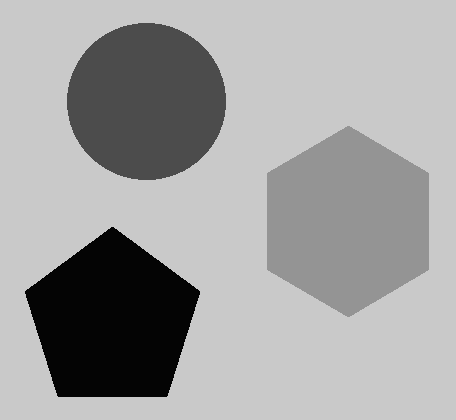
#> input picture Img/NewImg2.tiff, 456 x 420 px, found by its file name; its folder holds only this picture in this run
$ jupyter execute --allow-errors 'kernel schen-SMC-B.ipynb'   (shell and % lines are left out)
#> lines starting #> are read from the running program, lines starting #| are printed output that depends on the picture
[cell 1]
%pylab inline
import matplotlib.pyplot as plt
import numpy as np
import cv2
np.seterr(all='raise')

[cell 2]
def nd(l):
    return np.array(l,dtype=float)
def Vis(U):
# Visualizing A Cluster
    img=U/U.max()
    img=(img*255).astype(int)
    plt.imshow(img,cmap='gray')
    plt.show()
def VisCrisp(U):
    img=(U==numpy.amax(U,axis=(0)))*255
    for Map in img:
        Vis(Map)

[cell 3]
def normalizeImage(img):
    minPx,maxPx=img.min(),img.max()
    NormalizedImg = (img-minPx)/(maxPx-minPx)
    return NormalizedImg

[cell 4]
from scipy.signal import convolve2d
def conv(Mat,ngb):
    if(ngb==0):
        return np.zeros(Mat.shape)
    ngbhd=2*ngb+1
    Filter=np.ones((ngbhd, ngbhd))
    Filter[ngb,ngb]=0
    Filter/=ngbhd**2 - 1
    for i in range(Mat.shape[0]):
        Mat[i]=convolve2d(Mat[i], Filter, mode='same', boundary='fill', fillvalue=0)
    return Mat

[cell 5]
def getVar(X):
    n=X.size
    mean=X.sum()/n
    Var=np.power(X-mean,2)
    return Var.sum()/n

def randomVMatGen(clusters):
    #V is the Centroid matrix
    return np.random.rand(clusters)

def UpCen(U,K,x,Lambda,ngb):
    delta = float("0.1e-9")
    T1=K*x+Lambda*conv(K*x,ngb)
    T2=K+Lambda*conv(K,ngb)
    R1=(U*T1).sum(axis=(1,2) )
    R2=(U*T2).sum(axis=(1,2) )
    Result= (R1+delta)/(R2+delta)
    return Result

def getCentroids(X,U,K,Lambda,c,m,ngb):
    #U=1-sugenoNeg(U)
    V= UpCen(np.power(U,m),K,X,Lambda,ngb)
    return V

def d2(X,Y):
    return (np.power(X-Y,2))

def updateMatU(X,V,Var,Lambda,c,m,ngb):
    D2=d2(X[np.newaxis,:,:],V[:,np.newaxis,np.newaxis])
    K=np.exp(-D2/Var)
    U=1-K+Lambda*np.power(conv(1-K,ngb),m)
    U=np.power(U,-1/(m-1))
    U=U/U.sum(axis=0)
    return [U,K]

[cell 6]
def fcm(mu,m=2,c=4,Lambda=0.01,ngb=1,e=0.0001,maxIter=200):
    X=nd(mu)
    Var=getVar(X)
    V=randomVMatGen(c)
    ind=1
    U=zeros_like(X)
    while ind<maxIter:
        U_prev=U
        U,K=updateMatU(X,V,Var,Lambda,c,m,ngb)
        V=getCentroids(X,U,K,Lambda,c,m,ngb)
        if (np.absolute(U-U_prev)).max() < e:
            break
        ind+=1
    print(ind)
    return U,V

[cell 7]
def printImg(img):
    plt.imshow(img,cmap='gray')
    plt.show()

def GetImg(FileName):
    import os
    cwd = os.getcwd()
    img = cv2.imread(cwd+'\\Img\\'+FileName, cv2.IMREAD_GRAYSCALE)
    return img

def GetMap(U):
    Map=(U==numpy.amax(U,axis=(0))).astype(int)
    return Map

def GetGroundTurthMaps(FileName='NewImg2.tiff'):
    import os
    cwd = os.getcwd()
    img1 = GetImg(FileName)
    uniq=np.unique(img1)
    uniq.sort()
    Map=[]
    for i in range(uniq.size):
        Map.append(img1==uniq[i])
    return nd(Map),uniq,img1

def GetResMaps(res,getGrndTruth=0):
    img=GetImg('NewImg2.tiff')
    Maps=GetMap(res[0])
    Maps=nd(Maps)
    Avg=np.zeros(Maps.shape[0])
    for i in range(Maps.shape[0]):
        if Maps[i].sum() == 0:
            Avg[i]=0
        else:
            Avg[i]=(img*Maps[i]).sum()/Maps[i].sum()
    Ord=numpy.argsort(Avg)
    Maps=Maps[Ord]
    #Maps=Maps*Inten[:,np.newaxis,np.newaxis] #To get the colored resultant
    return Maps

[cell 8]
def DiceScore(G,R):
    intersectionPx=2*(G*R).sum(axis=(1,2))
    return intersectionPx/(G+R).sum(axis=(1,2))
def AvgSegAcc(G,R):
    intersectionPx=(G*R).sum()
    return intersectionPx/G.sum()
def Scores(G,R):
    return DiceScore(G,R),AvgSegAcc(G,R)

def GetScores(FileName,G,printResMap=1):
    res=fcm(GetImg(FileName))
    R=GetResMaps(res)
    if printResMap:
        for seg in R:
            printImg(seg)
    return Scores(G,R)

def GetAllImgScores(printResMap=1):
    import os
    path = os.getcwd()+'\\Img'
    Files=os.listdir(path)
    G,a,b=GetGroundTurthMaps()
    FilesScr={}
    for file in Files:
        FilesScr[file]=GetScores(file,G,printResMap)
        print(FilesScr[file])
    return FilesScr

#> (a cell that did not finish here is left out)

#> in GetImg, img is the input picture: shape (420, 456); min 4, max 201, mean 160.4
#> in GetGroundTurthMaps, `uniq=np.unique(img1)`: uniq = [4, 76, 148, 201]
#> after the loop in GetGroundTurthMaps, `for i in range(uniq.size):`: Map = 4 items
#> in GetAllImgScores, `G,a,b=GetGroundTurthMaps()`: a = [4, 76, 148, 201]
#> in getVar, `mean=X.sum()/n`: mean = 160.4
#> in getVar, `Var=np.power(X-mean,2)`:
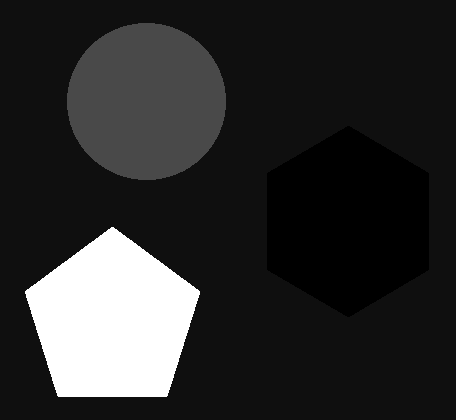
#> Var: shape (420, 456) float64; min 153, max 24451, mean 4501.2; drawn with min black and max white
#> in fcm, `Var=getVar(X)`: Var = 4501.2
#> the loop in fcm, `while ind<maxIter:` made 10 passes
#> V on passes 1 to 6: [21, 18.71, 20.25, 21.06], [35.64, 23.17, 31.34, 35.96], [60.35, 12.47, 42.54, 61.43], [86.15, 4.29, 99.23, 84.5], [102.7, 4.09, 162.7, 90.41], [122.9, 4.09, 183.5, 79.82]
#> after the loop in fcm, `while ind<maxIter:`: ind = 10
#| 10

#> (a cell that did not finish here is left out)

#> the loop in fcm (call 2), `while ind<maxIter:` made 10 passes
#> V on passes 1 to 6: [22.99, 19.81, 22.78, 16.55], [47.97, 29.98, 46.86, 14.68], [81.91, 50.68, 82.06, 5.01], [93.74, 143.6, 95.32, 4.11], [88.19, 163.8, 93.53, 4.1], [80.04, 184.5, 93.83, 4.07]
#| 10

#> (a cell that did not finish here is left out)

#| 10
